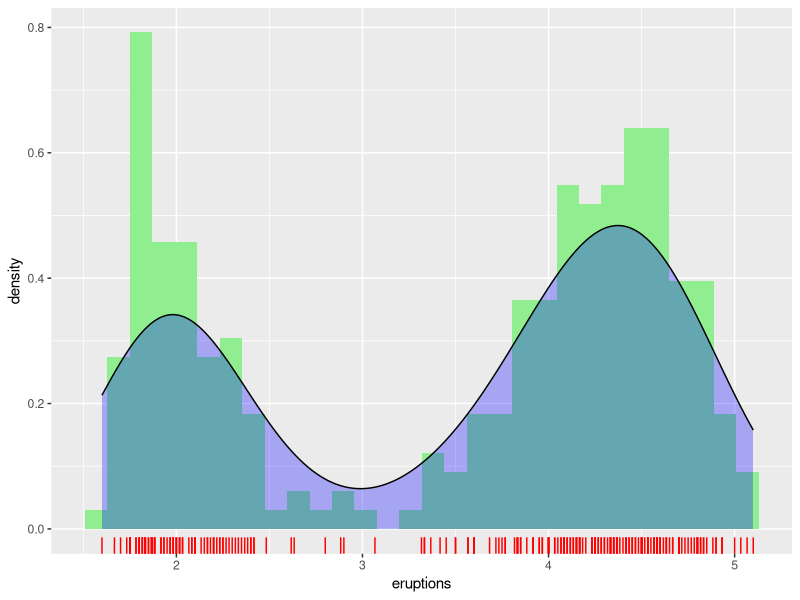
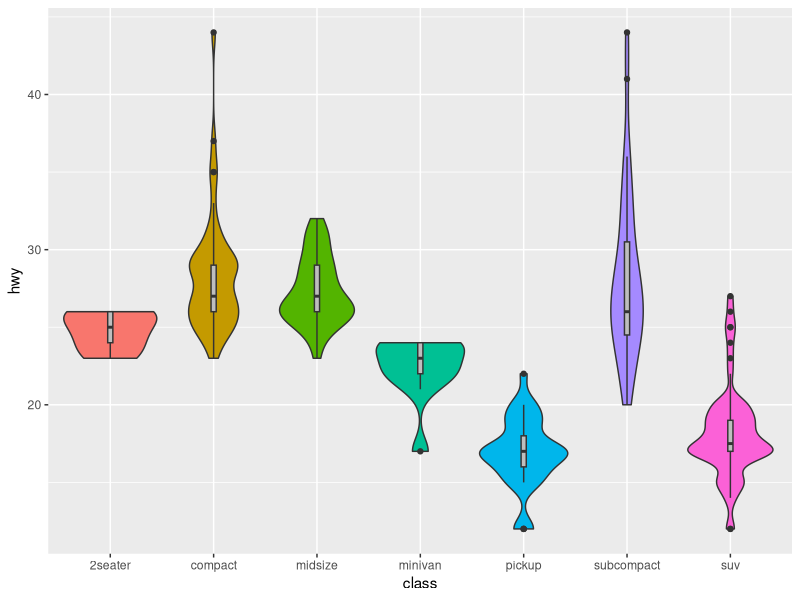
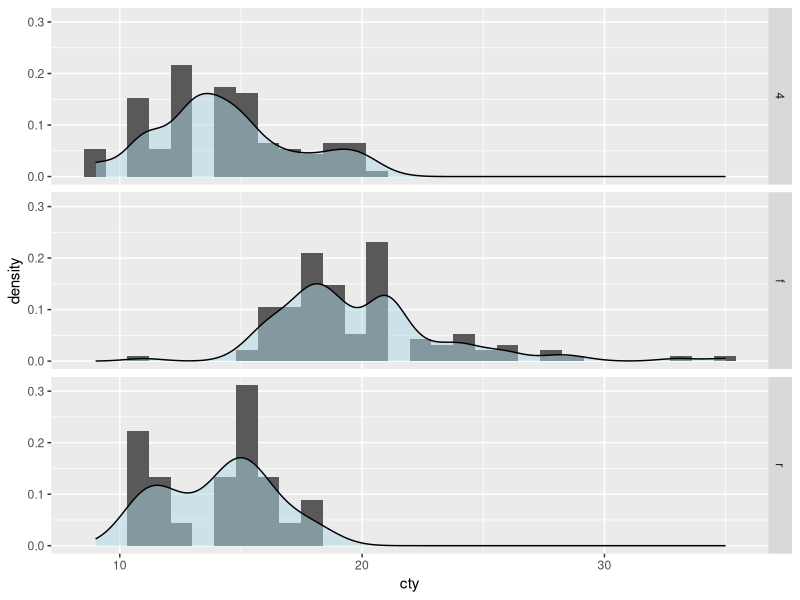
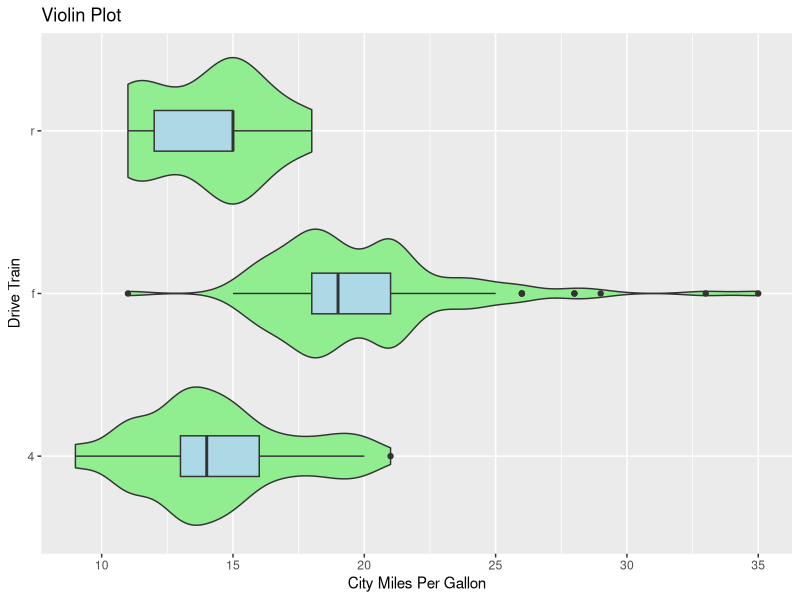

Write the R code that produced these figures, in order.
## ---- chunk 1
knitr::opts_chunk$set(echo = TRUE)
library(tidyverse)
## ---- chunk 2
ggplot(data = faithful, mapping = aes(x = eruptions)) +
  geom_histogram(aes(y = stat(density)), fill = "lightgreen") +
  geom_density(fill = "blue", alpha = 0.3) +
  geom_rug(color = "red")
## ---- chunk 3
ggplot(data = mpg, mapping = aes(x = class, y = hwy, fill = class)) +
  geom_violin(show.legend = FALSE) +
  geom_boxplot(show.legend = FALSE, width = 0.05, fill = "grey")
## ---- chunk 4
ggplot(data = mpg, mapping = aes(x = cty)) +
  geom_histogram(aes(y = stat(density))) +
  geom_density(fill = "lightblue", alpha = 0.5) +
  facet_grid(rows = vars(drv))
## ---- chunk 5
mpg %>%
   ggplot(aes(x = drv, y = cty)) +
    geom_violin(fill = "lightgreen") +
    geom_boxplot(width = 0.25, fill = "lightblue") +
    labs(title = "Violin Plot",
      x = "Drive Train",
      y = "City Miles Per Gallon") +
    coord_flip()
